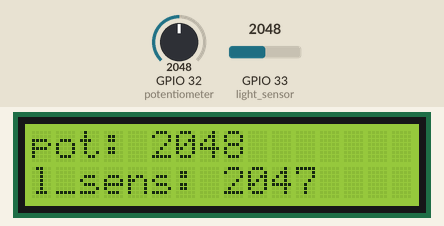
The program below on a simulated ESP32 board running MicroPython. Shown: 16×2 character LCD. The test bench sets the inputs (shaded band); at power-on: GPIO 32 (potentiometer) = 2048, GPIO 33 (light_sensor) = 2048 (analog values on the 0–4095 scale). Library files of the repository ran but are not shown: i2c_lcd.py.

Above: at 1.2 s.
1.3 s: GPIO 32 (potentiometer) set to 2866
At 1.9 s:
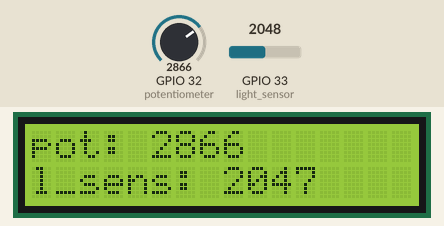
4.4 s: GPIO 33 (light_sensor) set to 2866
At 5.0 s:
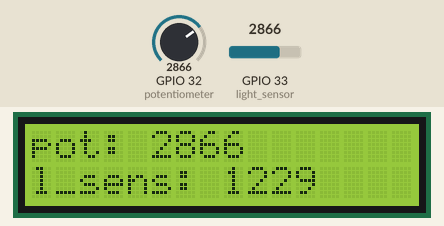
6.1 s: GPIO 32 (potentiometer) set to 3603
At 6.5 s:
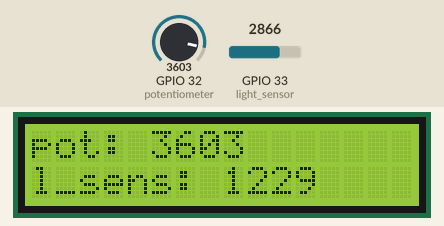
7.6 s: GPIO 33 (light_sensor) set to 3603
At 8.0 s:
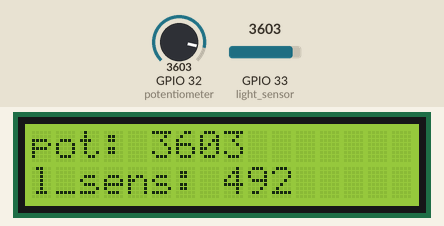
9.2 s: GPIO 32 (potentiometer) set to 4095
At 9.6 s:
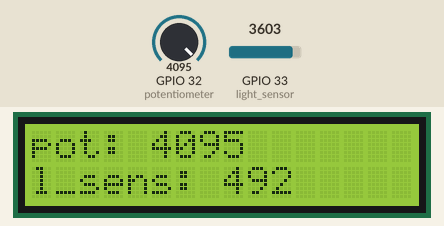
10.7 s: GPIO 33 (light_sensor) set to 4095
At 11.1 s:
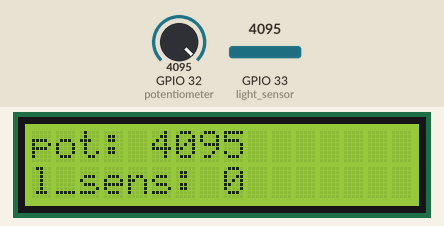
Timing chart, 0 to 13.2 s (numbered marks = the images above; inputs shaded):
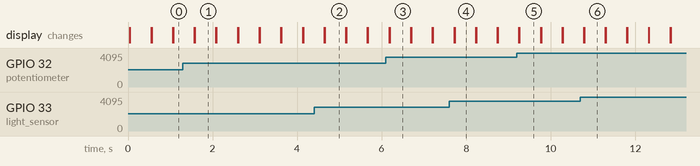

The program:

jan15_511.py
```python
import utime
import time
import i2c_lcd
from time import sleep_ms
from machine import Pin, ADC, I2C
#  CONTROL # TO COMMENT OUT
# setup
potentiometer = ADC(Pin(32)) # variable resistor connected to 32 pin
potentiometer.ATTN_11DB # classic code
i2c_device = I2C(0, scl=Pin(23), sda=Pin(22)) # wires connected to associated pins
lcd = i2c_lcd.I2cLcd(i2c_device, 0x27, 2, 16)
light_sensor = ADC(Pin(33)) # wire connected to AO (analog output)
light_sensor.ATTN_11DB

while True:
    lcd.clear()
    lcd.move_to(0,0)
    lcd.putstr('pot: %d' % potentiometer.read())  # read the variable resistor dial
    lcd.move_to(0,1)
    lcd.putstr('l_sens: %d' % (4095 - light_sensor.read())) # read the light sensor wavelength (REVERSE IT)
    time.sleep(0.5)
```

Measured:
- after the input at 1.3 s, the display: first differs from a run without the input after 0.28 s (image 1)
- after the input at 4.4 s, the display: first differs from a run without the input after 0.25 s (image 2)
- after the input at 6.1 s, the display: first differs from a run without the input after 0.09 s (image 3)
- after the input at 7.6 s, the display: first differs from a run without the input after 0.12 s (image 4)
- after the input at 9.2 s, the display: first differs from a run without the input after 0.06 s (image 5)
- after the input at 10.7 s, the display: first differs from a run without the input after 0.09 s (image 6)
- what the display in image 1 shows lasts 0.5 s, from 1.6 s to 2.1 s
